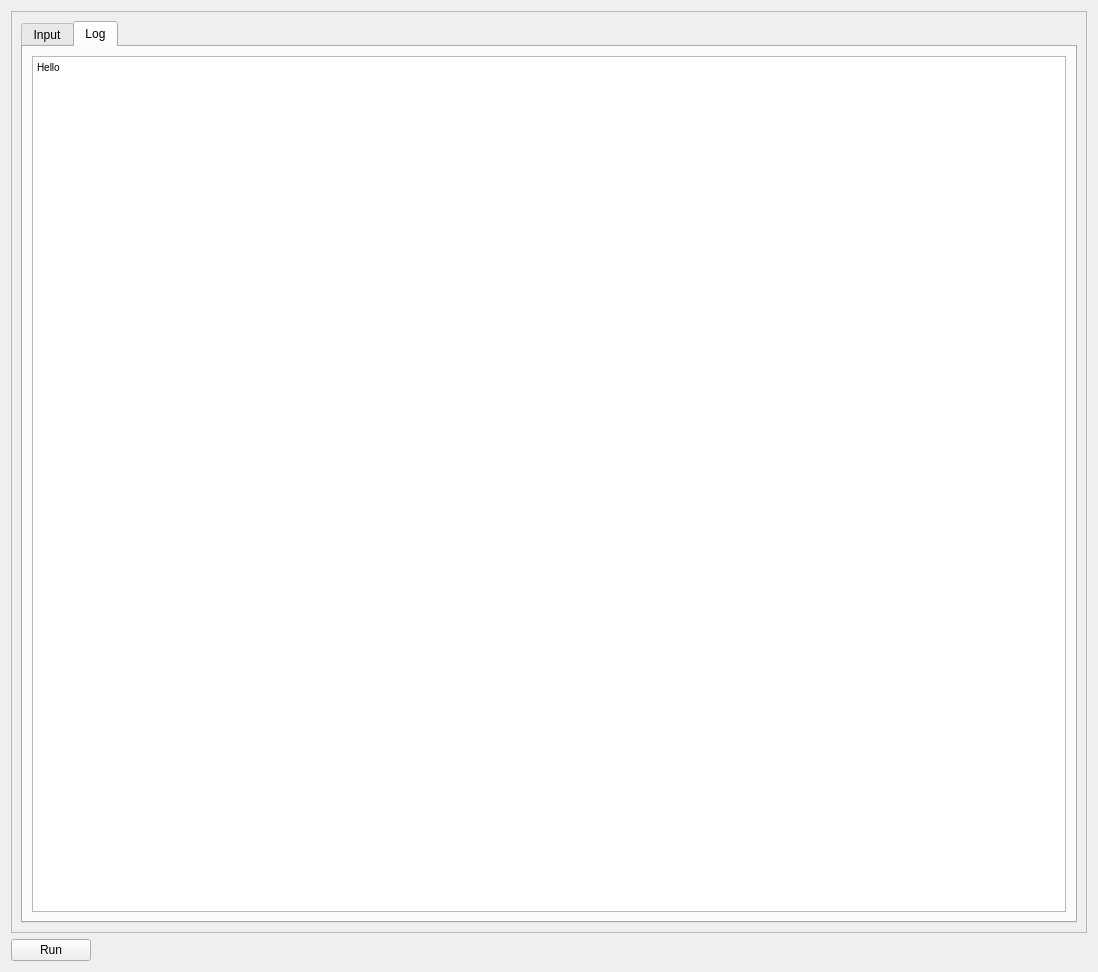
<?xml version="1.0" encoding="UTF-8"?>
<ui version="4.0">
 <class>Dialog</class>
 <widget class="QDialog" name="Dialog">
  <property name="geometry">
   <rect>
    <x>0</x>
    <y>0</y>
    <width>1098</width>
    <height>972</height>
   </rect>
  </property>
  <property name="windowTitle">
   <string>Dialog</string>
  </property>
  <layout class="QGridLayout" name="gridLayout">
   <item row="0" column="0">
    <widget class="QScrollArea" name="scrollArea">
     <property name="widgetResizable">
      <bool>true</bool>
     </property>
     <widget class="QWidget" name="scrollAreaWidgetContents">
      <property name="geometry">
       <rect>
        <x>0</x>
        <y>0</y>
        <width>1053</width>
        <height>920</height>
       </rect>
      </property>
      <layout class="QGridLayout" name="gridLayout_3">
       <item row="0" column="0">
        <widget class="QTabWidget" name="tabWidget">
         <property name="currentIndex">
          <number>1</number>
         </property>
         <widget class="QWidget" name="tab">
          <attribute name="title">
           <string>Input</string>
          </attribute>
          <layout class="QGridLayout" name="gridLayout_8">
           <item row="0" column="0">
            <widget class="QGroupBox" name="groupBox">
             <property name="sizePolicy">
              <sizepolicy hsizetype="Minimum" vsizetype="Minimum">
               <horstretch>0</horstretch>
               <verstretch>0</verstretch>
              </sizepolicy>
             </property>
             <property name="title">
              <string>Input Parameters</string>
             </property>
             <layout class="QVBoxLayout" name="verticalLayout">
              <item>
               <widget class="QLabel" name="label">
                <property name="text">
                 <string>Insert the DEM file of the Study Region</string>
                </property>
               </widget>
              </item>
              <item>
               <layout class="QHBoxLayout" name="horizontalLayout_2">
                <item>
                 <widget class="QLineEdit" name="lineEdit"/>
                </item>
                <item>
                 <widget class="QToolButton" name="toolButton">
                  <property name="text">
                   <string>...</string>
                  </property>
                 </widget>
                </item>
               </layout>
              </item>
              <item>
               <widget class="QLabel" name="label_2">
                <property name="text">
                 <string>Insert the Rainfall  Interpolation of the Study Region</string>
                </property>
               </widget>
              </item>
              <item>
               <layout class="QHBoxLayout" name="horizontalLayout_3">
                <item>
                 <widget class="QLineEdit" name="lineEdit_2"/>
                </item>
                <item>
                 <widget class="QToolButton" name="toolButton_2">
                  <property name="text">
                   <string>...</string>
                  </property>
                 </widget>
                </item>
               </layout>
              </item>
              <item>
               <widget class="QLabel" name="label_3">
                <property name="text">
                 <string>Insert the Proximity to Waterbodies  file of the Study Region</string>
                </property>
               </widget>
              </item>
              <item>
               <layout class="QHBoxLayout" name="horizontalLayout_4">
                <item>
                 <widget class="QLineEdit" name="lineEdit_3"/>
                </item>
                <item>
                 <widget class="QToolButton" name="toolButton_3">
                  <property name="text">
                   <string>...</string>
                  </property>
                 </widget>
                </item>
               </layout>
              </item>
             </layout>
            </widget>
           </item>
           <item row="1" column="0">
            <widget class="QGroupBox" name="groupBox_3">
             <property name="sizePolicy">
              <sizepolicy hsizetype="MinimumExpanding" vsizetype="MinimumExpanding">
               <horstretch>0</horstretch>
               <verstretch>0</verstretch>
              </sizepolicy>
             </property>
             <property name="title">
              <string>AHP</string>
             </property>
             <layout class="QGridLayout" name="gridLayout_2">
              <item row="1" column="0">
               <widget class="QPushButton" name="pushButton_2">
                <property name="sizePolicy">
                 <sizepolicy hsizetype="Fixed" vsizetype="Fixed">
                  <horstretch>0</horstretch>
                  <verstretch>0</verstretch>
                 </sizepolicy>
                </property>
                <property name="text">
                 <string>OK</string>
                </property>
               </widget>
              </item>
              <item row="0" column="0">
               <widget class="QTableWidget" name="tableWidget">
                <property name="sizePolicy">
                 <sizepolicy hsizetype="Fixed" vsizetype="Fixed">
                  <horstretch>0</horstretch>
                  <verstretch>0</verstretch>
                 </sizepolicy>
                </property>
                <property name="minimumSize">
                 <size>
                  <width>580</width>
                  <height>180</height>
                 </size>
                </property>
                <property name="maximumSize">
                 <size>
                  <width>580</width>
                  <height>180</height>
                 </size>
                </property>
                <row>
                 <property name="text">
                  <string>Elevation</string>
                 </property>
                </row>
                <row>
                 <property name="text">
                  <string>Slope</string>
                 </property>
                </row>
                <row>
                 <property name="text">
                  <string>Proximity</string>
                 </property>
                </row>
                <row>
                 <property name="text">
                  <string>Rainfall</string>
                 </property>
                </row>
                <column>
                 <property name="text">
                  <string>Elevation</string>
                 </property>
                </column>
                <column>
                 <property name="text">
                  <string>Slope</string>
                 </property>
                </column>
                <column>
                 <property name="text">
                  <string>Proximity </string>
                 </property>
                </column>
                <column>
                 <property name="text">
                  <string>Rainfall</string>
                 </property>
                </column>
                <item row="0" column="0">
                 <property name="text">
                  <string>1.00</string>
                 </property>
                </item>
                <item row="0" column="1">
                 <property name="text">
                  <string>1.00</string>
                 </property>
                </item>
                <item row="0" column="2">
                 <property name="text">
                  <string>0.80</string>
                 </property>
                </item>
                <item row="0" column="3">
                 <property name="text">
                  <string>0.57</string>
                 </property>
                </item>
                <item row="1" column="0">
                 <property name="text">
                  <string>1.00</string>
                 </property>
                </item>
                <item row="1" column="1">
                 <property name="text">
                  <string>1.00</string>
                 </property>
                </item>
                <item row="1" column="2">
                 <property name="text">
                  <string>0.80</string>
                 </property>
                </item>
                <item row="1" column="3">
                 <property name="text">
                  <string>0.57</string>
                 </property>
                </item>
                <item row="2" column="0">
                 <property name="text">
                  <string>1.25</string>
                 </property>
                </item>
                <item row="2" column="1">
                 <property name="text">
                  <string>1.25</string>
                 </property>
                </item>
                <item row="2" column="2">
                 <property name="text">
                  <string>1.00</string>
                 </property>
                </item>
                <item row="2" column="3">
                 <property name="text">
                  <string>0.71</string>
                 </property>
                </item>
                <item row="3" column="0">
                 <property name="text">
                  <string>1.75</string>
                 </property>
                </item>
                <item row="3" column="1">
                 <property name="text">
                  <string>1.75</string>
                 </property>
                </item>
                <item row="3" column="2">
                 <property name="text">
                  <string>1.40</string>
                 </property>
                </item>
                <item row="3" column="3">
                 <property name="text">
                  <string>1.00</string>
                 </property>
                </item>
               </widget>
              </item>
             </layout>
            </widget>
           </item>
           <item row="2" column="0">
            <widget class="QGroupBox" name="groupBox_2">
             <property name="sizePolicy">
              <sizepolicy hsizetype="Minimum" vsizetype="Minimum">
               <horstretch>0</horstretch>
               <verstretch>0</verstretch>
              </sizepolicy>
             </property>
             <property name="title">
              <string>Weights and Range</string>
             </property>
             <layout class="QGridLayout" name="gridLayout_6">
              <item row="0" column="1">
               <widget class="QGroupBox" name="groupBox_6">
                <property name="sizePolicy">
                 <sizepolicy hsizetype="Minimum" vsizetype="Minimum">
                  <horstretch>0</horstretch>
                  <verstretch>0</verstretch>
                 </sizepolicy>
                </property>
                <property name="title">
                 <string>Range-Color</string>
                </property>
                <layout class="QVBoxLayout" name="verticalLayout_6">
                 <item>
                  <widget class="QLabel" name="label_21">
                   <property name="text">
                    <string>High</string>
                   </property>
                  </widget>
                 </item>
                 <item>
                  <layout class="QHBoxLayout" name="horizontalLayout_8">
                   <item>
                    <widget class="QLineEdit" name="lineEdit_4">
                     <property name="placeholderText">
                      <string>#FF0000</string>
                     </property>
                    </widget>
                   </item>
                   <item>
                    <widget class="QToolButton" name="toolButton_4">
                     <property name="text">
                      <string>...</string>
                     </property>
                    </widget>
                   </item>
                  </layout>
                 </item>
                 <item>
                  <widget class="QLabel" name="label_22">
                   <property name="text">
                    <string>Middle</string>
                   </property>
                  </widget>
                 </item>
                 <item>
                  <layout class="QHBoxLayout" name="horizontalLayout_9">
                   <item>
                    <widget class="QLineEdit" name="lineEdit_5">
                     <property name="placeholderText">
                      <string>#FFA500</string>
                     </property>
                    </widget>
                   </item>
                   <item>
                    <widget class="QToolButton" name="toolButton_5">
                     <property name="text">
                      <string>...</string>
                     </property>
                    </widget>
                   </item>
                  </layout>
                 </item>
                 <item>
                  <widget class="QLabel" name="label_23">
                   <property name="text">
                    <string>Low</string>
                   </property>
                  </widget>
                 </item>
                 <item>
                  <layout class="QHBoxLayout" name="horizontalLayout_10">
                   <item>
                    <widget class="QLineEdit" name="lineEdit_6">
                     <property name="placeholderText">
                      <string>#FFFF00</string>
                     </property>
                    </widget>
                   </item>
                   <item>
                    <widget class="QToolButton" name="toolButton_6">
                     <property name="text">
                      <string>...</string>
                     </property>
                    </widget>
                   </item>
                  </layout>
                 </item>
                </layout>
               </widget>
              </item>
              <item row="0" column="0">
               <widget class="QGroupBox" name="groupBox_5">
                <property name="title">
                 <string>Assign weights</string>
                </property>
                <layout class="QGridLayout" name="gridLayout_4">
                 <item row="0" column="0">
                  <widget class="QLabel" name="label_10">
                   <property name="text">
                    <string>Elevation</string>
                   </property>
                  </widget>
                 </item>
                 <item row="1" column="0">
                  <layout class="QVBoxLayout" name="verticalLayout_2">
                   <item>
                    <widget class="QDoubleSpinBox" name="doubleSpinBox_weigh_1">
                     <property name="value">
                      <double>0.200000000000000</double>
                     </property>
                    </widget>
                   </item>
                  </layout>
                 </item>
                 <item row="2" column="0">
                  <widget class="QLabel" name="label_13">
                   <property name="text">
                    <string>Slope</string>
                   </property>
                  </widget>
                 </item>
                 <item row="3" column="0">
                  <layout class="QVBoxLayout" name="verticalLayout_3">
                   <item>
                    <widget class="QDoubleSpinBox" name="doubleSpinBox_weigh_2">
                     <property name="value">
                      <double>0.200000000000000</double>
                     </property>
                    </widget>
                   </item>
                  </layout>
                 </item>
                 <item row="4" column="0">
                  <widget class="QLabel" name="label_11">
                   <property name="text">
                    <string>Proximity to WaterBodies</string>
                   </property>
                  </widget>
                 </item>
                 <item row="5" column="0">
                  <layout class="QVBoxLayout" name="verticalLayout_5">
                   <item>
                    <widget class="QDoubleSpinBox" name="doubleSpinBox_weigh_3">
                     <property name="value">
                      <double>0.250000000000000</double>
                     </property>
                    </widget>
                   </item>
                  </layout>
                 </item>
                 <item row="6" column="0">
                  <widget class="QLabel" name="label_12">
                   <property name="text">
                    <string>Rainfall </string>
                   </property>
                  </widget>
                 </item>
                 <item row="7" column="0">
                  <layout class="QVBoxLayout" name="verticalLayout_4">
                   <item>
                    <widget class="QDoubleSpinBox" name="doubleSpinBox_weigh_4">
                     <property name="value">
                      <double>0.350000000000000</double>
                     </property>
                    </widget>
                   </item>
                  </layout>
                 </item>
                </layout>
               </widget>
              </item>
              <item row="0" column="2">
               <widget class="QGroupBox" name="groupBox_4">
                <property name="title">
                 <string>Middle Range</string>
                </property>
                <layout class="QGridLayout" name="gridLayout_7">
                 <item row="6" column="0">
                  <widget class="QLabel" name="label_16">
                   <property name="text">
                    <string>Proximity to WaterBodies</string>
                   </property>
                  </widget>
                 </item>
                 <item row="3" column="0">
                  <layout class="QHBoxLayout" name="horizontalLayout_5">
                   <item>
                    <widget class="QLabel" name="label_6">
                     <property name="text">
                      <string>Lower Limit</string>
                     </property>
                    </widget>
                   </item>
                   <item>
                    <widget class="QDoubleSpinBox" name="doubleSpinBox_low_2">
                     <property name="decimals">
                      <number>3</number>
                     </property>
                     <property name="maximum">
                      <double>999.990000000000009</double>
                     </property>
                     <property name="value">
                      <double>20.000000000000000</double>
                     </property>
                    </widget>
                   </item>
                   <item>
                    <widget class="QLabel" name="label_7">
                     <property name="text">
                      <string>Upper Limit</string>
                     </property>
                    </widget>
                   </item>
                   <item>
                    <widget class="QDoubleSpinBox" name="doubleSpinBox_upp_2">
                     <property name="maximum">
                      <double>999.990000000000009</double>
                     </property>
                     <property name="value">
                      <double>40.000000000000000</double>
                     </property>
                    </widget>
                   </item>
                  </layout>
                 </item>
                 <item row="5" column="0">
                  <layout class="QHBoxLayout" name="horizontalLayout_6">
                   <item>
                    <widget class="QLabel" name="label_8">
                     <property name="text">
                      <string>Lower Limit</string>
                     </property>
                    </widget>
                   </item>
                   <item>
                    <widget class="QDoubleSpinBox" name="doubleSpinBox_low_3">
                     <property name="maximum">
                      <double>999.990000000000009</double>
                     </property>
                     <property name="value">
                      <double>20.000000000000000</double>
                     </property>
                    </widget>
                   </item>
                   <item>
                    <widget class="QLabel" name="label_9">
                     <property name="text">
                      <string>Upper Limit</string>
                     </property>
                    </widget>
                   </item>
                   <item>
                    <widget class="QDoubleSpinBox" name="doubleSpinBox_upp_3">
                     <property name="maximum">
                      <double>999.990000000000009</double>
                     </property>
                     <property name="value">
                      <double>40.000000000000000</double>
                     </property>
                    </widget>
                   </item>
                  </layout>
                 </item>
                 <item row="8" column="0">
                  <widget class="QLabel" name="label_20">
                   <property name="text">
                    <string>Note: Lower class and Higher class will be assumed based on above range</string>
                   </property>
                  </widget>
                 </item>
                 <item row="0" column="0">
                  <widget class="QLabel" name="label_14">
                   <property name="text">
                    <string>Elevation</string>
                   </property>
                  </widget>
                 </item>
                 <item row="2" column="0">
                  <widget class="QLabel" name="label_15">
                   <property name="text">
                    <string>Slope</string>
                   </property>
                  </widget>
                 </item>
                 <item row="4" column="0">
                  <widget class="QLabel" name="label_17">
                   <property name="text">
                    <string>Rainfall </string>
                   </property>
                  </widget>
                 </item>
                 <item row="1" column="0">
                  <layout class="QHBoxLayout" name="horizontalLayout">
                   <item>
                    <widget class="QLabel" name="label_4">
                     <property name="text">
                      <string>Lower Limit</string>
                     </property>
                    </widget>
                   </item>
                   <item>
                    <widget class="QDoubleSpinBox" name="doubleSpinBox_low_1">
                     <property name="decimals">
                      <number>3</number>
                     </property>
                     <property name="maximum">
                      <double>9999.989999999999782</double>
                     </property>
                     <property name="value">
                      <double>570.000000000000000</double>
                     </property>
                    </widget>
                   </item>
                   <item>
                    <widget class="QLabel" name="label_5">
                     <property name="text">
                      <string>Upper Limit</string>
                     </property>
                    </widget>
                   </item>
                   <item>
                    <widget class="QDoubleSpinBox" name="doubleSpinBox_upp_1">
                     <property name="maximum">
                      <double>9999.989999999999782</double>
                     </property>
                     <property name="value">
                      <double>700.000000000000000</double>
                     </property>
                    </widget>
                   </item>
                  </layout>
                 </item>
                 <item row="7" column="0">
                  <layout class="QHBoxLayout" name="horizontalLayout_7">
                   <item>
                    <widget class="QLabel" name="label_18">
                     <property name="text">
                      <string>Lower Limit</string>
                     </property>
                    </widget>
                   </item>
                   <item>
                    <widget class="QDoubleSpinBox" name="doubleSpinBox_low_4">
                     <property name="value">
                      <double>0.300000000000000</double>
                     </property>
                    </widget>
                   </item>
                   <item>
                    <widget class="QLabel" name="label_19">
                     <property name="text">
                      <string>Upper Limit</string>
                     </property>
                    </widget>
                   </item>
                   <item>
                    <widget class="QDoubleSpinBox" name="doubleSpinBox_upp_4">
                     <property name="value">
                      <double>0.700000000000000</double>
                     </property>
                    </widget>
                   </item>
                  </layout>
                 </item>
                </layout>
               </widget>
              </item>
             </layout>
            </widget>
           </item>
           <item row="3" column="0">
            <widget class="QLabel" name="label_24">
             <property name="text">
              <string>Save Path</string>
             </property>
            </widget>
           </item>
           <item row="4" column="0">
            <layout class="QHBoxLayout" name="horizontalLayout_11">
             <item>
              <widget class="QLineEdit" name="lineEdit_7">
               <property name="text">
                <string>Risk_Zone.tif</string>
               </property>
              </widget>
             </item>
             <item>
              <widget class="QToolButton" name="toolButton_7">
               <property name="text">
                <string>...</string>
               </property>
              </widget>
             </item>
            </layout>
           </item>
          </layout>
         </widget>
         <widget class="QWidget" name="tab_2">
          <attribute name="title">
           <string>Log</string>
          </attribute>
          <layout class="QGridLayout" name="gridLayout_5">
           <item row="0" column="0">
            <widget class="QTextBrowser" name="textBrowser">
             <property name="html">
              <string>&lt;!DOCTYPE HTML PUBLIC &quot;-//W3C//DTD HTML 4.0//EN&quot; &quot;http://www.w3.org/TR/REC-html40/strict.dtd&quot;&gt;
&lt;html&gt;&lt;head&gt;&lt;meta name=&quot;qrichtext&quot; content=&quot;1&quot; /&gt;&lt;style type=&quot;text/css&quot;&gt;
p, li { white-space: pre-wrap; }
&lt;/style&gt;&lt;/head&gt;&lt;body style=&quot; font-family:'MS Shell Dlg 2'; font-size:7.8pt; font-weight:400; font-style:normal;&quot;&gt;
&lt;p style=&quot; margin-top:0px; margin-bottom:0px; margin-left:0px; margin-right:0px; -qt-block-indent:0; text-indent:0px;&quot;&gt;Hello&lt;/p&gt;
&lt;p style=&quot;-qt-paragraph-type:empty; margin-top:0px; margin-bottom:0px; margin-left:0px; margin-right:0px; -qt-block-indent:0; text-indent:0px;&quot;&gt;&lt;br /&gt;&lt;/p&gt;&lt;/body&gt;&lt;/html&gt;</string>
             </property>
            </widget>
           </item>
          </layout>
         </widget>
        </widget>
       </item>
      </layout>
     </widget>
    </widget>
   </item>
   <item row="1" column="0">
    <widget class="QPushButton" name="pushButton">
     <property name="sizePolicy">
      <sizepolicy hsizetype="Fixed" vsizetype="Fixed">
       <horstretch>0</horstretch>
       <verstretch>0</verstretch>
      </sizepolicy>
     </property>
     <property name="text">
      <string>Run</string>
     </property>
    </widget>
   </item>
  </layout>
 </widget>
 <resources/>
 <connections/>
</ui>
